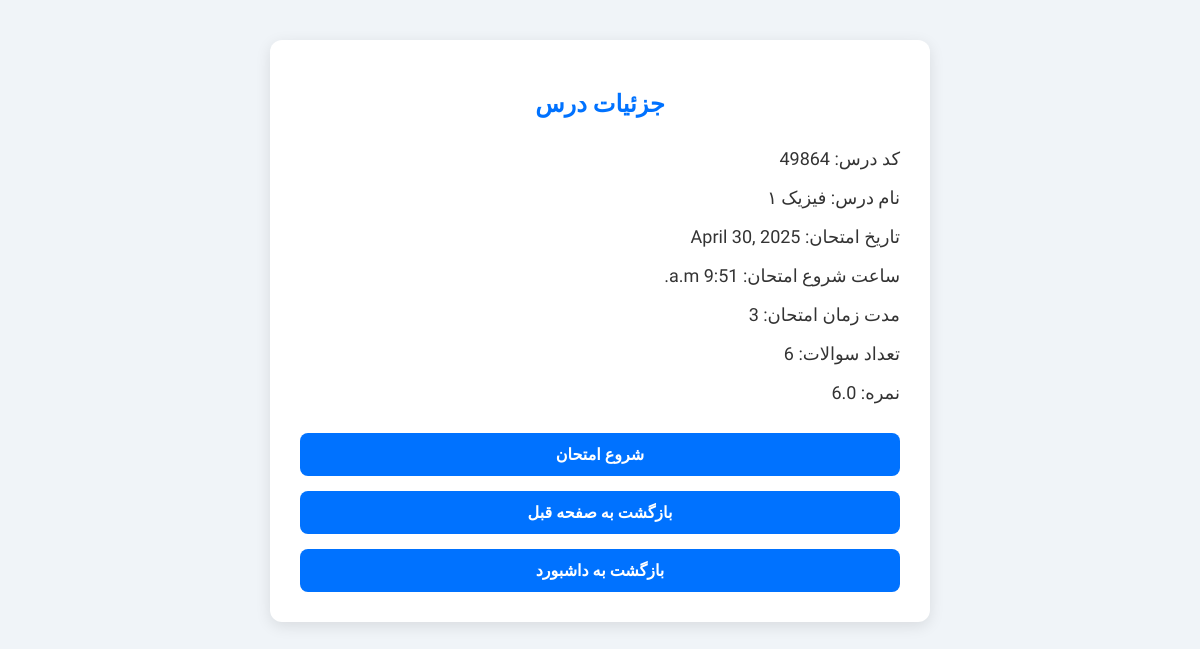
/detaillesson_stu/فیزیک ۱/ (signed in), run on an earlier commit of the app's database.
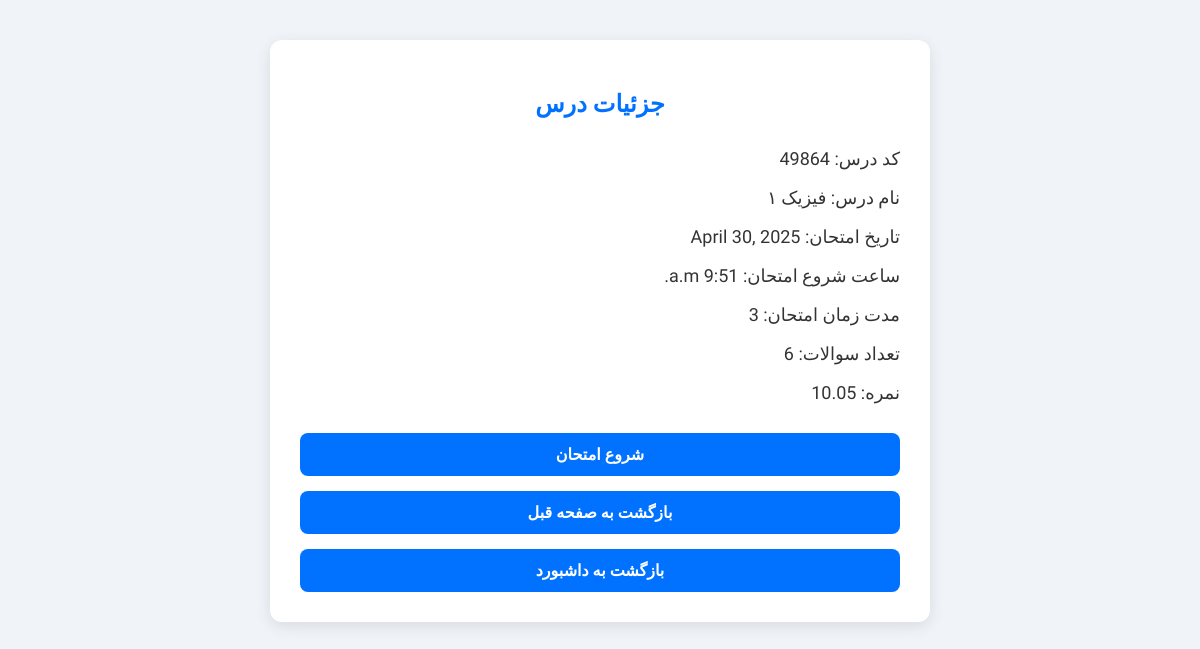
And on a later commit of the database.
### student/models.py (models this page shows, shortened)
class Lesson(models.Model):
    name = models.CharField(max_length=100)
    lesson_id = models.CharField(max_length=5)
    exam_date = models.DateField()
    exam_time = models.TimeField()
    ex_time = models.CharField(max_length=100,null=True)
    num_q = models.CharField(max_length=10,null=True)

class Grade(models.Model):
    stu = models.ForeignKey(Student,on_delete=models.CASCADE)
    lesson_name = models.CharField(max_length=200)
    grade = models.FloatField()

### student/views.py (the view)
# urls.py: path('detaillesson_stu/<str:pk>/',detaillesson_stu,name='detail_stu'),
def detaillesson_stu(request, pk):
    if 'stu_id' in request.session:
        y = request.session['stu_id']
        temp_temp_temp = Student.objects.get(id=y)
        temp = Lesson.objects.get(name=pk)
        try:
            GradeGrade = Grade.objects.get(stu=temp_temp_temp, lesson_name=pk)
        except Grade.DoesNotExist:
            GradeGrade = None
        context = {'lesson_d': temp, 'stu': temp_temp_temp, 'G': GradeGrade}
        return render(request, 'detaillesson_stu.html', context)
    else:
        return HttpResponse('you are not login')

### student/templates/detaillesson_stu.html (shortened to what this page needs)
<!DOCTYPE html>
<html lang="fa" dir="rtl">
<head>
</head>
<body>
  <div class="container">
    <h2>جزئیات درس</h2>
    <p class="info">کد درس: {{ lesson_d.lesson_id }}</p>
    <p class="info">نام درس: {{ lesson_d.name }}</p>
    <p class="info">تاریخ امتحان: {{ lesson_d.exam_date }}</p>
    <p class="info">ساعت شروع امتحان: {{ lesson_d.exam_time }}</p>
    <p class="info">مدت زمان امتحان:  {{ lesson_d.ex_time }}</p>
    <p class="info">تعداد سوالات: {{ lesson_d.num_q}} </p>
    <p class="info">نمره: {{G.grade}}</p>
    <div class="buttons">
      <a href="{% url 'exam' lesson_d.name stu lesson_d.ex_time %}">شروع امتحان</a>
      <a href="{% url 'lessonstu' %}">بازگشت به صفحه قبل</a>
      <a href="{% url 'main' %}">بازگشت به داشبورد</a>
    </div>
  </div>
</body>
</html>

### student/templates/detaillesson_stu.html (style rules this page uses)
body { font-family: 'Vazirmatn', sans-serif; background: #f0f4f8; margin: 0; padding: 40px 20px; color: #333; }
.container { max-width: 600px; margin: 0 auto; background: #fff; padding: 30px; border-radius: 12px; box-shadow: 0 4px 15px rgba(0, 0, 0, 0.1); text-align: right; }
h2 { color: #0072ff; text-align: center; margin-bottom: 30px; }
.info { font-size: 18px; margin-bottom: 15px; }
.buttons { display: flex; flex-direction: column; gap: 15px; margin-top: 30px; }
.buttons a { background-color: #0072ff; color: white; text-align: center; padding: 12px; border-radius: 8px; text-decoration: none; font-weight: bold; transition: background 0.3s; }

What changed in the data, as far as the page shows it:
removed Grade: grade "6.0"
added Grade: grade "10.05"
